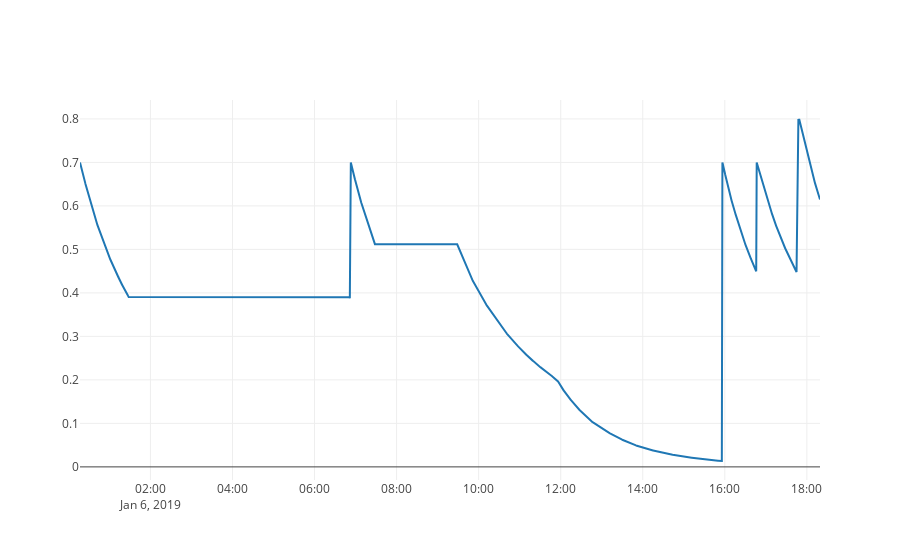

Source (notebook cell):
### Code cell
loss_df = pd.read_csv('training_model/loss.csv')
epsilon_df = pd.read_csv('training_model/epsilon.csv')
q_df = pd.read_csv('training_model/q.csv')

line_loss=go.Scatter(y=loss_df['mean'], x=loss_df['Timestamp'])
line_epsilon=go.Scatter(y=epsilon_df['mean'], x=epsilon_df['Timestamp'])
line_q=go.Scatter(y=q_df['mean'], x=q_df['update'])


#data = [line_loss, line_epsilon, line_q]
data = [line_epsilon]

iplot(data)

### Figure 1 — Plotly figure (JSON) as saved in the notebook; plotly's stock layout.template omitted (floating-point values rounded to 4 significant figures; data arrays with more than 128 entries replaced by an {"elided": "..."} marker saying what was removed)
{"data": [{"type": "scatter", "uid": "15f93497-16c5-4876-a6aa-2cb5cc12a7b3", "x": {"elided": "10074 str values"}, "y": {"elided": "10074 float values"}}], "layout": {}}
